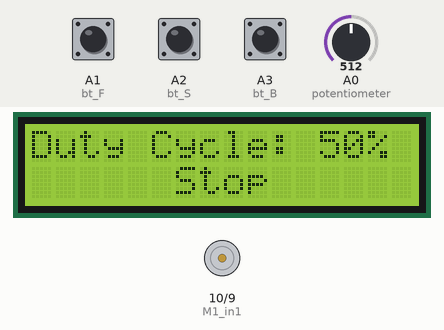
Bench run of a sketch on a simulated Arduino Uno, built with avr-gcc and run on an emulated ATmega328P. Shown: 16×2 character LCD, motor-driver pin pairs drawn as motors (green arrow = first pin HIGH = forward, orange = second pin HIGH = backward, longer = more drive, scaled by the enable pin). The inputs (shaded band) are chosen by the test bench; at power-on: A1 (bt_F) HIGH, A3 (bt_B) HIGH, A0 (potentiometer) = 512, A2 (bt_S) HIGH.

Above: at 3.2 s.
3.3 s: A1 (bt_F) pulled LOW for 0.15 s
At 3.9 s:
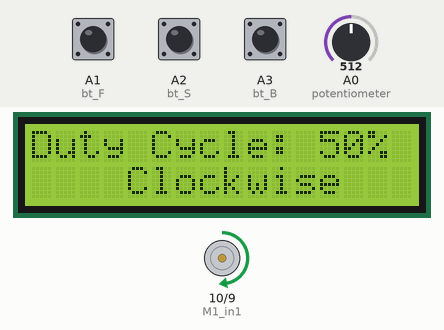
4.9 s: A3 (bt_B) pulled LOW for 0.15 s
At 6.1 s:
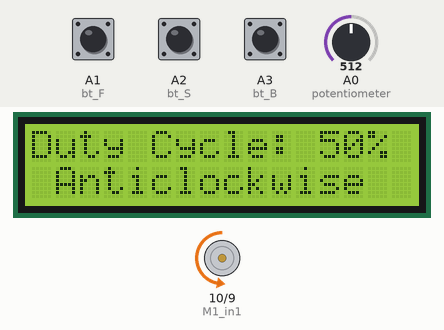
6.5 s: A0 (potentiometer) set to 716
At 7.0 s:
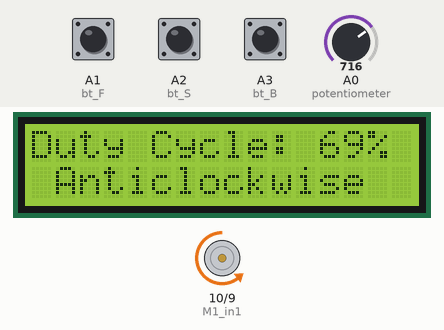
8.0 s: A2 (bt_S) pulled LOW for 0.15 s
At 8.7 s:
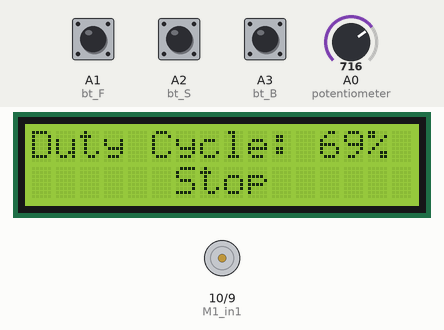
9.6 s: A0 (potentiometer) set to 900
At 10.5 s:
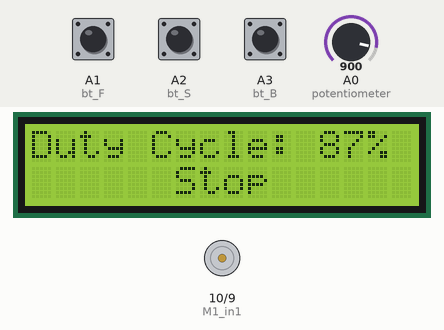
11.1 s: A1 (bt_F) pulled LOW for 1 s
At 12.2 s:
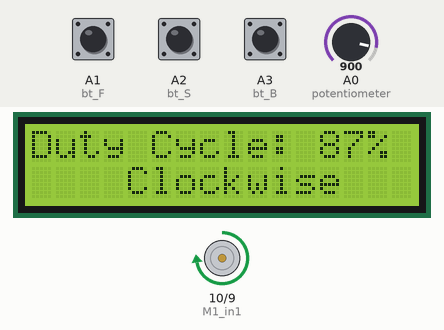
Timing chart, 0 to 14.1 s (numbered marks = the images above; inputs shaded):
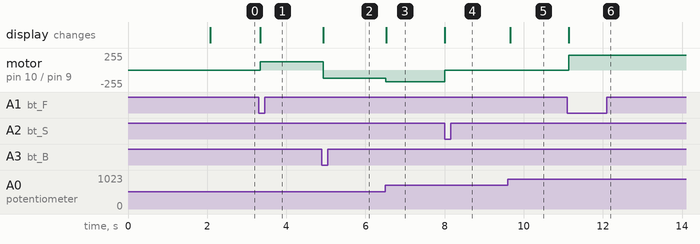

The sketch:

sketch_apr16a.ino
```cpp
#include <LiquidCrystal.h>
LiquidCrystal lcd(2, 3, 4, 5, 6, 7);

#define potentiometer  A0  //10k Variable Resistor
#define bt_F A1 // Clockwise Button
#define bt_S A2 // Stop Button
#define bt_B A3 // Anticlockwise Button

#define M1_Ena 11 // Enable1 L298 for PWM
#define M1_in1 10 // In1  L298 for Clockwise
#define M1_in2 9  // In2  L298 for Anticlockwise

int read_ADC =0;
int duty_cycle;
int duty_cycle_lcd;
int set = 0;

void setup(){
Serial.begin(9600);// initialize serial communication at 9600 bits per second:

pinMode(potentiometer, INPUT);

pinMode(bt_F, INPUT_PULLUP);
pinMode(bt_S, INPUT_PULLUP);
pinMode(bt_B, INPUT_PULLUP);

pinMode(M1_Ena, OUTPUT);
pinMode(M1_in1, OUTPUT);
pinMode(M1_in2, OUTPUT);

lcd.begin(16,2);
lcd.setCursor(0,0);
lcd.print(" WELCOME To  My ");
lcd.setCursor(0,1);
lcd.print("YouTube  Channel");
delay(2000); // Waiting for a while
lcd.clear();
}

void loop(){
read_ADC = analogRead(potentiometer);
duty_cycle = map(read_ADC, 0, 1023, 0, 255);
duty_cycle_lcd = map(read_ADC, 0, 1023, 0, 100);

analogWrite(M1_Ena, duty_cycle);

lcd.setCursor(0,0);
lcd.print("Duty Cycle: ");
lcd.print(duty_cycle_lcd);
lcd.print("%  ");

if(digitalRead (bt_F) == 0){set = 1;}
if(digitalRead (bt_S) == 0){set = 0;}
if(digitalRead (bt_B) == 0){set = 2;}


lcd.setCursor(0,1);

if(set==0){ lcd.print("      Stop      ");
digitalWrite(M1_in1, LOW);
digitalWrite(M1_in2, LOW);
}

if(set==1){ lcd.print("    Clockwise   ");
digitalWrite(M1_in1, HIGH);
digitalWrite(M1_in2, LOW);
}

if(set==2){ lcd.print(" Anticlockwise  ");
digitalWrite(M1_in1, LOW);
digitalWrite(M1_in2, HIGH);
}

delay(50);
}
```

Measured:
- after the input at 3.3 s, motor on pin 10 (M1_in1) / pin 9 (M1_in2): stopped → forward 127/255 at once; the display: changes at once (image 1)
- after the input at 4.9 s, motor on pin 10 (M1_in1) / pin 9 (M1_in2): forward 127/255 → backward 127/255 at once; the display: changes at once (image 2)
- after the input at 6.5 s, motor on pin 10 (M1_in1) / pin 9 (M1_in2): backward 127/255 → backward 178/255 at once; the display: changes at once (image 3)
- after the input at 8.0 s, motor on pin 10 (M1_in1) / pin 9 (M1_in2): backward 178/255 → stopped at once; the display: changes at once (image 4)
- after the input at 9.6 s, the display: changes after 0.05 s (image 5)
- after the input at 11.1 s, motor on pin 10 (M1_in1) / pin 9 (M1_in2): stopped → forward 224/255 at once; the display: changes at once (image 6)
